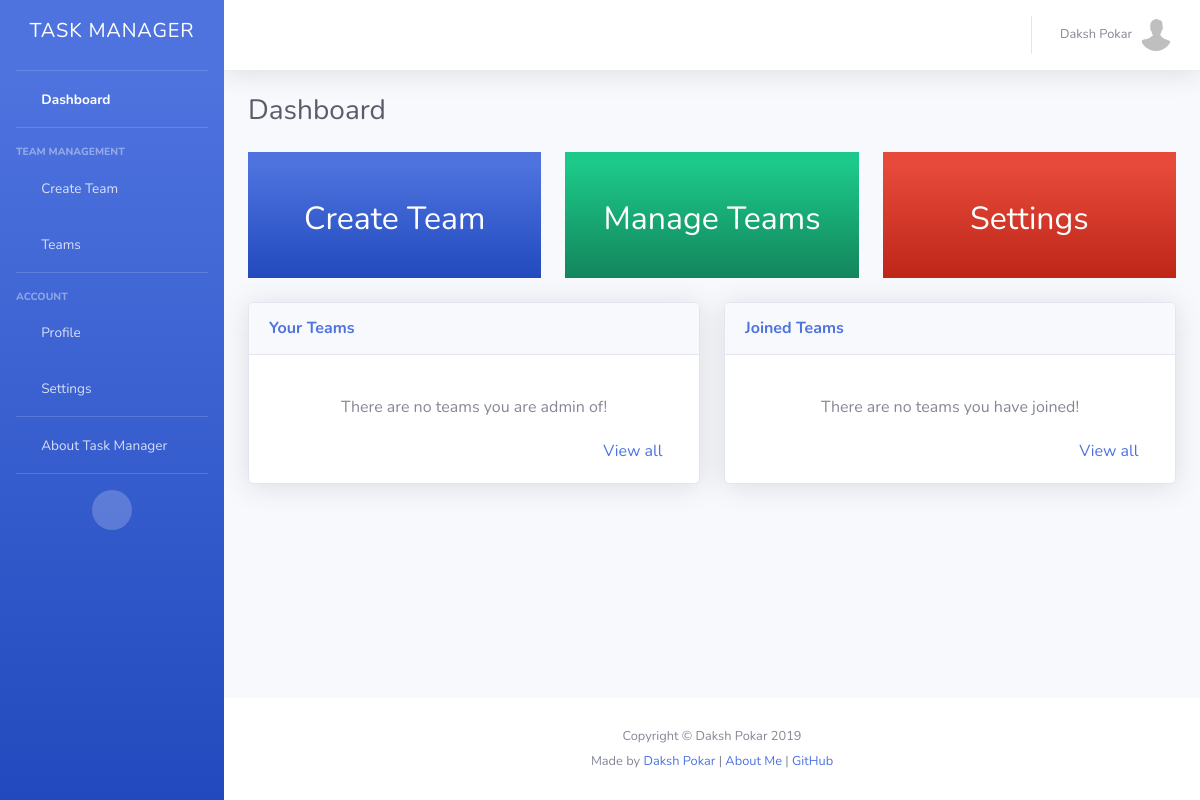
Before: / (signed in) with the older database file.
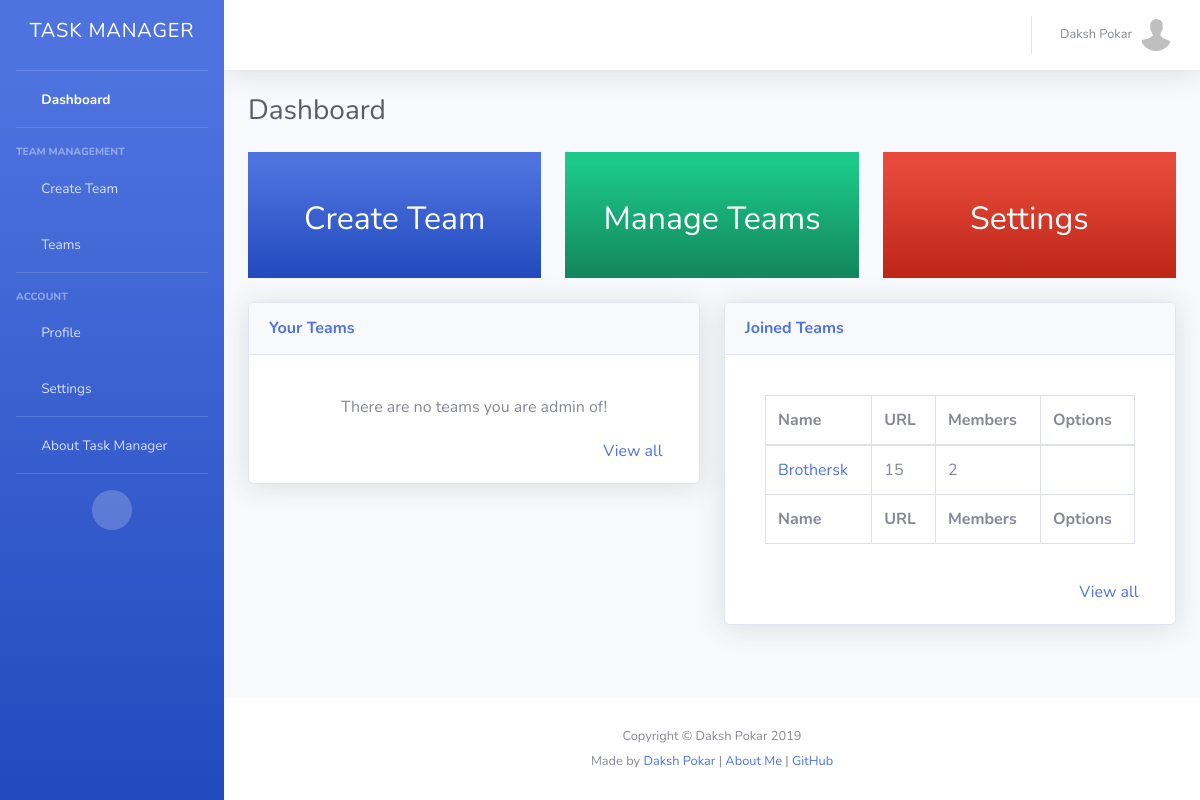
After: the same page with the newer database file.
### TM/models.py (models this page shows)
class Membership(models.Model):
    member = models.ForeignKey(UserProfile, on_delete=models.CASCADE)
    team = models.ForeignKey(Teams, on_delete=models.CASCADE)

class Teams(models.Model):
    id = models.AutoField(primary_key=True)
    name = models.CharField(max_length=400)
    url = models.CharField(max_length=400)
    admin = models.ForeignKey(UserProfile, on_delete=models.CASCADE)
    members = models.ManyToManyField(UserProfile, through='Membership', related_name="member")

### TM/views.py (the view, shortened to what this page needs)
# urls.py: path('', DashboardView.as_view(), name="dashboard"),
class DashboardView(LoginRequiredMixin, TemplateView):
    login_url = '/../login/'
    template_name = "dashboard.html"
    def get(self, request):
        user = request.user
        us = UserProfile.objects.get(user=user)
        teams = Teams.objects.filter(admin=us)
        joined_teams = Membership.objects.filter(member=UserProfile.objects.get(user=user))
        jt = None
        if joined_teams.all().count() == 1:
            jt = joined_teams.all()[0].team
        teams = teams[:5]
        joined_teams = joined_teams[:5]
        return render(request, self.template_name, {'teams': teams, 'us': us, 'user': user, 'joined_teams': joined_teams, 'jt': jt, 'notifications': get_notifications(us, 1)})

### TM/views.py (called while the page is built)
def get_notifications(user, unread):
    return MessageNotification.objects.filter(user=user, unread = unread)[:5]

### TM/templates/dashboard.html (shortened to what the changed rows need)
<!DOCTYPE html>
{% load static %}
<html lang="en">
<head>
  <link href="{% static 'vendor/fontawesome-free/css/all.min.css' %}" rel="stylesheet" type="text/css">
  <link href="{% static 'css/sb-admin-2.min.css' %}" rel="stylesheet">
</head>
<body id="page-top">
  <div id="wrapper">
    <div id="content-wrapper" class="d-flex flex-column">
      <div id="content">
        <div class="container-fluid">
          <div class="d-sm-flex align-items-center justify-content-between mb-4">
            <h1 class="h3 mb-0 text-gray-800">Dashboard</h1>
          </div>
          <div class="row">
            <div class="col-4 h-100">
          <a href="/create-team" style="text-decoration: none">
              <div class="px-3 h-100 py-5 bg-gradient-primary text-white text-center" >
                  <h2>Create Team</h2>
                </div>
              </a>
            </div>
            <div class="col-4">
                <a href="/teams/" style="text-decoration: none">
                <div class="px-3 py-5 bg-gradient-success text-white text-center" >
                    <h2>Manage Teams</h2>
                  </div>
                  </a>
            </div>
            <div class="col-4">
                <a href="/settings/" style="text-decoration: none">
                <div class="px-3 py-5 bg-gradient-danger text-white text-center" >
                    <h2>Settings</h2>
                  </div>
                  </a>
            </div>
      </div>
      <div class="row mt-4">
        <div class="col-6">
            <div class="card shadow mb-4">
                <div class="card-body">
                        <div class="card-body">
                                <div class="table-responsive">
                                  {%  if joined_teams.all.count == 1  %}
                                      {%  if jt.admin != us %}
                                      <table class="table table-bordered" id="dataTable1" width="100%" cellspacing="0">
                                          <thead>
                                                  <tr>
                                                    <th>Name</th>
                                                    <th>URL</th>
                                                    <th>Members</th>
                                                    <th>Options</th>
                                                  </tr>
                                                </thead>
                                                <tfoot>
                                                      <tr>
                                                        <th>Name</th>
                                                        <th>URL</th>
                                                        <th>Members</th>
                                                        <th>Options</th>
                                                      </tr>
                                                  </tfoot>
                                                  <tbody>
                                                          {%    for i in joined_teams.all  %}
                                                          {%  if i.team.admin != us %}
                                                      <tr>
                                                          <td><a href="/team/{{ i.team.url }}/dashboard/">{{  i.team.name   }}</a></td>
                                                          <td>{{  i.team.url   }}</td>
                                                          <td>{{  i.team.members.count }}</td>
                                                          <td><a href="/team/{{ i.team.url }}/dashboard/"><i class="fas fa-external-link-alt"></i></a></td>
                                                      </tr>
                                                        {%  endif %}
                                                      {%  endfor  %}
                                                  </tbody>
                                                  </table>
                                      {%  else  %}
                                        <div align="center">There are no teams you have joined!</div>
                                      {%  endif %}
                                                {%  else  %}
                                                <div align="center">There are no teams you have joined!</div>
                                                {%  endif %}
                                                </div>
                                              </div>
                </div>
              </div>
      </div>
</div>
        </div>
      </div>
    </div>
  </div>
</body>
</html>

Changed rows visible on the page:
added Membership: team.name "Brothersk", team "15", team.members.count "2"
Other visible differences:
text no longer shown: "There are no teams you have joined!"
text now shown: "Name URL Members Options Name URL Members Options"
